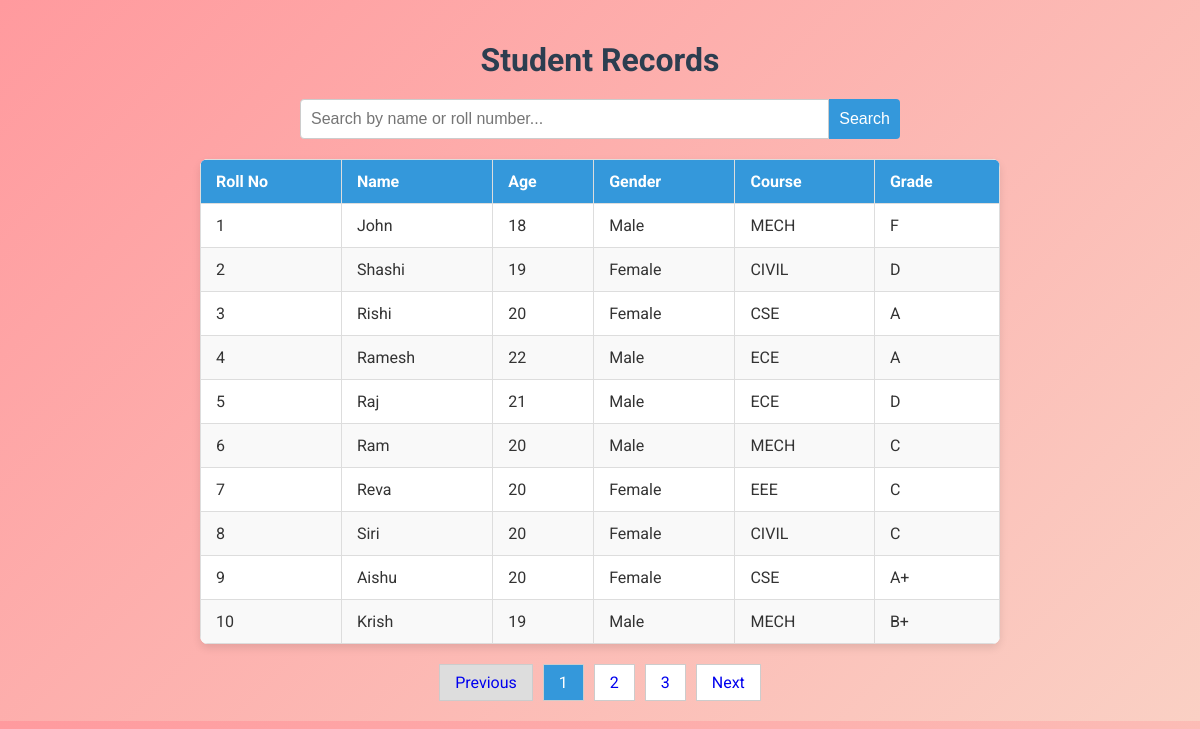
Page /view (signed in) on the committed database.
### tables this page shows
CREATE TABLE students (
        roll_no INTEGER PRIMARY KEY AUTOINCREMENT,
        name TEXT,
        age INTEGER,
        gender TEXT,
        course TEXT,
        grade TEXT
    );

### apps.py (the view)
@app.route('/view')
def view_students():
    if 'username' not in session:
        return redirect('/')
    page = int(request.args.get('page', 1))
    per_page = 10
    offset = (page - 1) * per_page
    conn = sqlite3.connect('students.db')
    cursor = conn.cursor()
    query = "SELECT * FROM students ORDER BY roll_no ASC LIMIT ? OFFSET ?"
    cursor.execute(query, (per_page, offset))
    students = cursor.fetchall()
    cursor.execute("SELECT COUNT(*) FROM students")
    total_students = cursor.fetchone()[0]
    conn.close()
    total_pages = (total_students + per_page - 1) // per_page
    return render_template('view.html', students=students, page=page, total_pages=total_pages)

### templates/view.html (shortened to what this page needs)
<!DOCTYPE html>
<html lang="en">
<head>
</head>
<body>
    <h1>Student Records</h1>
    <div class="search-bar">
        <input type="text" id="searchInput" placeholder="Search by name or roll number..." onkeyup="filterTable()">
        <button onclick="filterTable()">Search</button>
    </div>
    <div class="table-container">
        <table id="studentTable">
            <thead>
                <tr>
                    <th>Roll No</th>
                    <th>Name</th>
                    <th>Age</th>
                    <th>Gender</th>
                    <th>Course</th>
                    <th>Grade</th>
                </tr>
            </thead>
            <tbody>
                {% for student in students %}
                <tr>
                    <td>{{ student[0] }}</td>
                    <td>{{ student[1] }}</td>
                    <td>{{ student[2] }}</td>
                    <td>{{ student[3] }}</td>
                    <td>{{ student[4] }}</td>
                    <td>{{ student[5] }}</td>
                </tr>
                {% endfor %}
            </tbody>
        </table>
    </div>
    <div class="pagination">
        {% if page > 1 %}
        <a href="/view?page={{ page - 1 }}" class="previous">Previous</a>
        {% else %}
        <a href="#" class="previous disabled">Previous</a>
        {% endif %}
        {% for p in range(1, total_pages + 1) %}
        <a href="/view?page={{ p }}" class="{{ 'active' if p == page else '' }}">{{ p }}</a>
        {% endfor %}
        {% if page < total_pages %}
        <a href="/view?page={{ page + 1 }}" class="next">Next</a>
        {% else %}
        <a href="#" class="next disabled">Next</a>
        {% endif %}
    </div>
</body>
</html>

### templates/view.html (style rules this page uses)
body { font-family: 'Roboto', sans-serif; margin: 0; padding: 0; background: linear-gradient(135deg, #ff9a9e, #fad0c4); color: #333; display: flex; flex-direction: column; align-items: center; padding: 20px; }
h1 { color: #2c3e50; margin-bottom: 20px; }
.search-bar { margin-bottom: 20px; width: 100%; max-width: 600px; display: flex; }
.search-bar input { flex: 1; padding: 10px; font-size: 1rem; border: 1px solid #ccc; border-radius: 4px 0 0 4px; }
.search-bar button { padding: 10px; background-color: #3498db; color: #fff; border: none; border-radius: 0 4px 4px 0; cursor: pointer; font-size: 1rem; }
.table-container { width: 100%; max-width: 800px; overflow-x: auto; border-radius: 8px; box-shadow: 0 4px 8px rgba(0, 0, 0, 0.1); background: #fff; }
table { width: 100%; border-collapse: collapse; }
th, td { padding: 12px 15px; text-align: left; border: 1px solid #ddd; }
th { background-color: #3498db; color: #fff; cursor: pointer; }
tr:nth-child(even) { background-color: #f9f9f9; }
.pagination { display: flex; justify-content: center; margin-top: 20px; }
.pagination a { padding: 8px 15px; margin: 0 5px; border: 1px solid #ccc; background-color: #fff; cursor: pointer; text-decoration: none; }
.pagination a.active { background-color: #3498db; color: #fff; }
.pagination a.disabled { background-color: #ddd; cursor: not-allowed; }

### rows in the picture
students: roll_no "1", name "John", age "18", gender "Male", course "MECH", grade "F"
students: roll_no "2", name "Shashi", age "19", gender "Female", course "CIVIL", grade "D"
students: roll_no "3", name "Rishi", age "20", gender "Female", course "CSE", grade "A"
students: roll_no "4", name "Ramesh", age "22", gender "Male", course "ECE", grade "A"
students: roll_no "5", name "Raj", age "21", gender "Male", course "ECE", grade "D"
students: roll_no "6", name "Ram", age "20", gender "Male", course "MECH", grade "C"
students: roll_no "7", name "Reva", age "20", gender "Female", course "EEE", grade "C"
students: roll_no "8", name "Siri", age "20", gender "Female", course "CIVIL", grade "C"
students: roll_no "9", name "Aishu", age "20", gender "Female", course "CSE", grade "A+"
students: roll_no "10", name "Krish", age "19", gender "Male", course "MECH", grade "B+"

### other values in the picture
{{ p }} "1" "2" "3"
